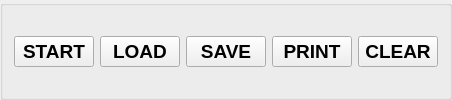
        <widget class="QGroupBox" name="groupBox_3">
         <property name="sizePolicy">
          <sizepolicy hsizetype="Minimum" vsizetype="Minimum">
           <horstretch>0</horstretch>
           <verstretch>0</verstretch>
          </sizepolicy>
         </property>
         <property name="minimumSize">
          <size>
           <width>0</width>
           <height>0</height>
          </size>
         </property>
         <property name="font">
          <font>
           <pointsize>8</pointsize>
          </font>
         </property>
         <property name="contextMenuPolicy">
          <enum>Qt::NoContextMenu</enum>
         </property>
         <property name="toolTipDuration">
          <number>-1</number>
         </property>
         <property name="layoutDirection">
          <enum>Qt::LeftToRight</enum>
         </property>
         <property name="autoFillBackground">
          <bool>false</bool>
         </property>
         <property name="title">
          <string notr="true"/>
         </property>
         <property name="alignment">
          <set>Qt::AlignJustify|Qt::AlignTop</set>
         </property>
         <property name="flat">
          <bool>false</bool>
         </property>
         <property name="checkable">
          <bool>false</bool>
         </property>
         <layout class="QHBoxLayout" name="horizontalLayout_3">
          <item>
           <widget class="QPushButton" name="read_button">
            <property name="maximumSize">
             <size>
              <width>200</width>
              <height>16777215</height>
             </size>
            </property>
            <property name="font">
             <font>
              <pointsize>14</pointsize>
              <weight>75</weight>
              <bold>true</bold>
             </font>
            </property>
            <property name="text">
             <string>START</string>
            </property>
           </widget>
          </item>
          <item>
           <widget class="QPushButton" name="btn_load">
            <property name="enabled">
             <bool>true</bool>
            </property>
            <property name="maximumSize">
             <size>
              <width>150</width>
              <height>16777215</height>
             </size>
            </property>
            <property name="font">
             <font>
              <pointsize>14</pointsize>
              <weight>75</weight>
              <bold>true</bold>
             </font>
            </property>
            <property name="text">
             <string>LOAD</string>
            </property>
           </widget>
          </item>
          <item>
           <widget class="QPushButton" name="btn_save">
            <property name="maximumSize">
             <size>
              <width>150</width>
              <height>16777215</height>
             </size>
            </property>
            <property name="font">
             <font>
              <pointsize>14</pointsize>
              <weight>75</weight>
              <bold>true</bold>
             </font>
            </property>
            <property name="text">
             <string>SAVE</string>
            </property>
           </widget>
          </item>
          <item>
           <widget class="QPushButton" name="btn_print">
            <property name="maximumSize">
             <size>
              <width>150</width>
              <height>16777215</height>
             </size>
            </property>
            <property name="font">
             <font>
              <pointsize>14</pointsize>
              <weight>75</weight>
              <bold>true</bold>
             </font>
            </property>
            <property name="text">
             <string>PRINT</string>
            </property>
           </widget>
          </item>
          <item>
           <widget class="QPushButton" name="btn_clear">
            <property name="maximumSize">
             <size>
              <width>150</width>
              <height>16777215</height>
             </size>
            </property>
            <property name="font">
             <font>
              <pointsize>14</pointsize>
              <weight>75</weight>
              <bold>true</bold>
             </font>
            </property>
            <property name="text">
             <string>CLEAR</string>
            </property>
           </widget>
          </item>
         </layout>
        </widget>
